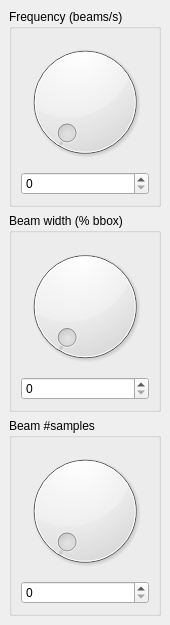
<?xml version="1.0" encoding="UTF-8"?>
<ui version="4.0">
 <class>Widget</class>
 <widget class="QDockWidget" name="Widget">
  <property name="geometry">
   <rect>
    <x>0</x>
    <y>0</y>
    <width>170</width>
    <height>625</height>
   </rect>
  </property>
  <property name="sizePolicy">
   <sizepolicy hsizetype="Preferred" vsizetype="MinimumExpanding">
    <horstretch>0</horstretch>
    <verstretch>0</verstretch>
   </sizepolicy>
  </property>
  <property name="windowTitle">
   <string>Laser scanner settings</string>
  </property>
  <widget class="QWidget" name="dockWidgetContents">
   <layout class="QVBoxLayout" name="verticalLayout">
    <item>
     <widget class="QGroupBox" name="box_freq">
      <property name="title">
       <string>Frequency (beams/s)</string>
      </property>
      <layout class="QVBoxLayout" name="verticalLayout_2">
       <item>
        <widget class="QDial" name="dial_freq"/>
       </item>
       <item>
        <widget class="QSpinBox" name="sbox_freq"/>
       </item>
      </layout>
     </widget>
    </item>
    <item>
     <widget class="QGroupBox" name="box_width">
      <property name="title">
       <string>Beam width (% bbox)</string>
      </property>
      <layout class="QVBoxLayout" name="verticalLayout_3">
       <item>
        <widget class="QDial" name="dial_width"/>
       </item>
       <item>
        <widget class="QSpinBox" name="sbox_width"/>
       </item>
      </layout>
     </widget>
    </item>
    <item>
     <widget class="QGroupBox" name="box_numsamples">
      <property name="title">
       <string>Beam #samples</string>
      </property>
      <layout class="QVBoxLayout" name="verticalLayout_4">
       <item>
        <widget class="QDial" name="dial_numsamples"/>
       </item>
       <item>
        <widget class="QSpinBox" name="sbox_numsamples"/>
       </item>
      </layout>
     </widget>
    </item>
   </layout>
  </widget>
 </widget>
 <resources/>
 <connections>
  <connection>
   <sender>dial_numsamples</sender>
   <signal>valueChanged(int)</signal>
   <receiver>sbox_numsamples</receiver>
   <slot>setValue(int)</slot>
   <hints>
    <hint type="sourcelabel">
     <x>84</x>
     <y>506</y>
    </hint>
    <hint type="destinationlabel">
     <x>84</x>
     <y>585</y>
    </hint>
   </hints>
  </connection>
  <connection>
   <sender>dial_freq</sender>
   <signal>valueChanged(int)</signal>
   <receiver>sbox_freq</receiver>
   <slot>setValue(int)</slot>
   <hints>
    <hint type="sourcelabel">
     <x>84</x>
     <y>114</y>
    </hint>
    <hint type="destinationlabel">
     <x>84</x>
     <y>193</y>
    </hint>
   </hints>
  </connection>
  <connection>
   <sender>dial_width</sender>
   <signal>valueChanged(int)</signal>
   <receiver>sbox_width</receiver>
   <slot>setValue(int)</slot>
   <hints>
    <hint type="sourcelabel">
     <x>84</x>
     <y>310</y>
    </hint>
    <hint type="destinationlabel">
     <x>84</x>
     <y>389</y>
    </hint>
   </hints>
  </connection>
 </connections>
</ui>
